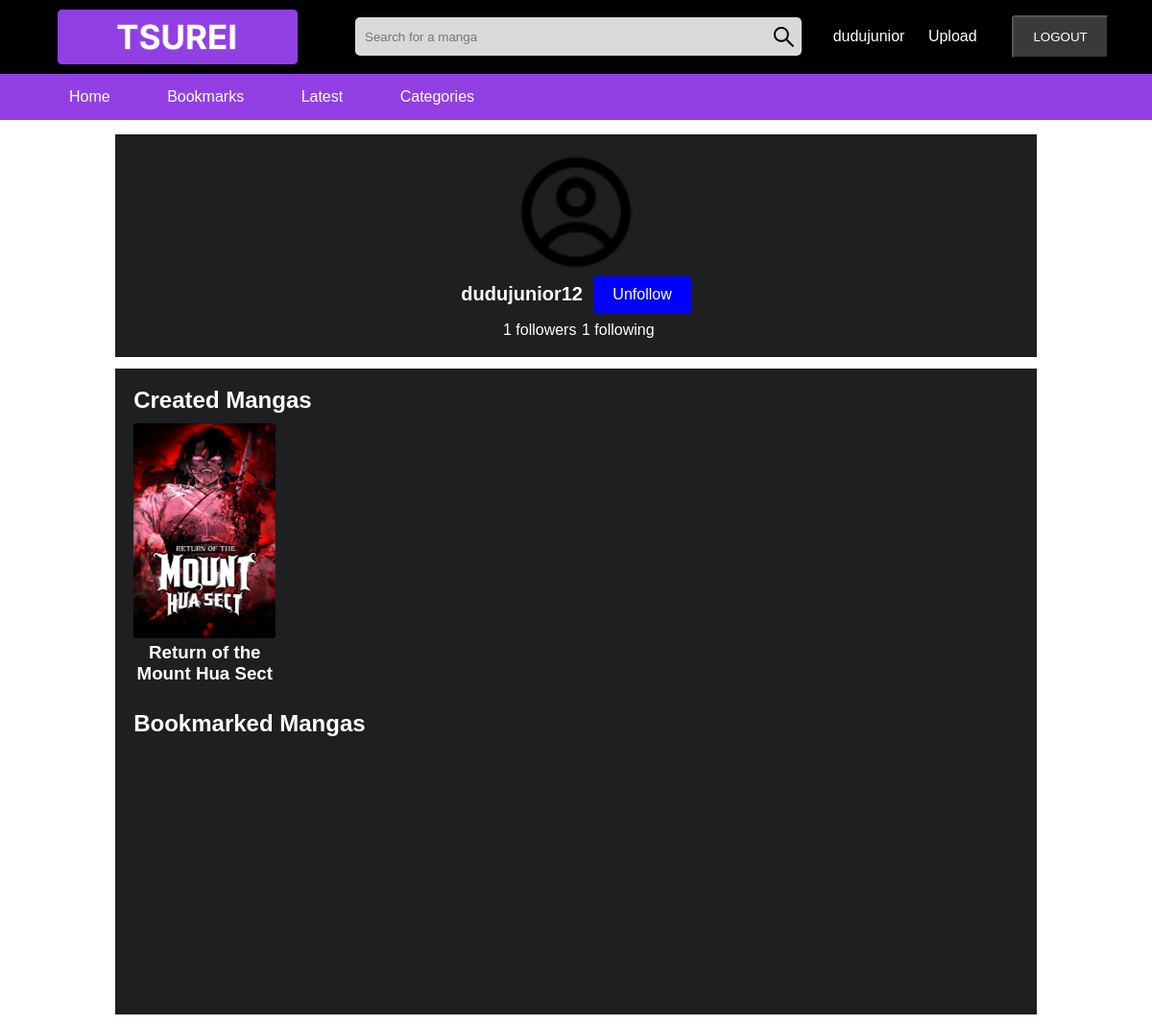
The page /profile/dudujunior12 (signed in) on the database its author committed.
### manga/models.py (models this page shows, shortened)
class User(AbstractUser):
    pass

class Manga(models.Model):
    user = models.ForeignKey(User, on_delete=models.CASCADE)
    author = models.CharField(max_length=50)
    manga_title = models.CharField(max_length=100)
    manga_cover = models.ImageField(upload_to='mangas/')
    summary = models.TextField()
    posted_date = models.DateTimeField(auto_now_add=True)
    status = models.CharField(max_length=20, default="Releasing")

### manga/views.py (the view)
# urls.py: path('profile/<str:username>', views.profile, name="profile"),
def profile(request, username):
    mangas = Manga.objects.all()
    other_user = get_object_or_404(User, username=username)
    created_mangas = Manga.objects.filter(user=other_user)
    bookmarks = Bookmark.objects.filter(user=other_user)
    print(bookmarks)
    bookmarked_mangas = []
    for bookmark in bookmarks:
        bookmarked_manga = Manga.objects.get(manga_title=bookmark.manga.manga_title)
        bookmarked_mangas.append(bookmarked_manga)
    print(bookmarked_mangas)
    if request.user.username != username:
        follow = Follow.objects.filter(user=request.user)
        following = other_user.following.all().count()
        followers = other_user.followers.all().count()
        other_user_follow = {
            "following": following,
            "followers": followers,
        }
        if follow:
            if other_user in follow.first().following.all():
                btn_follow = False
            else:
                btn_follow = True
            other_user_follow["btn-follow"] = btn_follow
            return render(request, "manga/profile.html", {"bookmarked_mangas": bookmarked_mangas, "created_mangas": created_mangas, "username": username, "other_user_follow": other_user_follow})
    return render(request, "manga/profile.html", {"bookmarked_mangas": bookmarked_mangas, "created_mangas": created_mangas, "username": username})

### manga/templates/manga/profile.html (shortened to what this page needs)
{% extends 'manga/layout.html' %}
{% load static %}
{% block head %}
<link rel="stylesheet" href="{% static 'css/profile.css' %}">
{% endblock %}
{% block main %}
<div class="main-container">
    <div class="profile-container">
        <div class="profile">
            <div class="top-info">
                <div class="profile-img">
                    <img src="{% static 'images/gg_profile.png'%}" alt="profile-img">
                </div>
                <div class="info">
                    <p><strong>{{ username }}</strong></p>
                    {% if request.user.username != username %}<button class="btn-follow">{% if other_user_follow.btn_follow %}Follow{% else %}Unfollow{% endif %}</button>{% endif %}
                </div>
            </div>
            <div class="down-info">
                <p>{{ other_user_follow.followers }} followers</p>
                <p>{{ other_user_follow.following }} following</p>
            </div>
        </div>
    </div>
    <div class="slides-container">
        <div class="slide-container">
            <h2>Created Mangas</h2>
            <div class="slide-manga-container swiper swiper2">
                <div class="slide-mangas swiper-wrapper">
                    {% for created_manga in created_mangas %}
                        <div class="slide-manga swiper-slide">
                            <div class="slide-manga-img">
                                <img src="{{ created_manga.manga_cover.url }}">
                            </div>
                            <h3><a href="#">{{ created_manga.manga_title }}</a></h3>
                        </div>
                    {% endfor%}
                </div>
            </div>
        </div>
        <div class="slide-container">
            <h2>Bookmarked Mangas</h2>
            <div class="slide-manga-container swiper swiper2">
                <div class="slide-mangas swiper-wrapper">
                </div>
            </div>
        </div>
    </div>
</div>
{% endblock %}

### manga/templates/manga/layout.html (shortened to what this page needs)
{% load static %}
<!DOCTYPE html>
<html>
    <head>
        <link rel="stylesheet" href="{% static 'css/style.css' %}">
        <link  rel="stylesheet" href="https://unpkg.com/swiper@8/swiper-bundle.min.css"/>
        {% block head %} {% endblock%}
    </head>
    <body>
        <div class="container">
            <div class="header">
                <nav class="nav-1">
                    <div class="logo-container">
                        <a href="{% url 'index' %}"><img class="logo" src="{% static 'images/logo.png' %}" alt="logo-image"></a>
                    </div>
                    <div class="search-container">
                        <input class="search-input" type="text" name="q" placeholder="Search for a manga">
                        <img class="search-img" src="{% static 'images/search.png' %}" alt="search-image">
                    </div>
                    <div class="right-side-btns">
                        {% if not request.user.is_authenticated %}
                            <div class="btn-container">
                                <button>
                                    <a class="btn-login" href="{% url 'login' %}">LOGIN</a>
                                </button>
                            </div>
                            <div class="btn-container">
                                <button>
                                    <a class="btn-register" href="{% url 'register' %}">REGISTER</a>
                                </button>
                            </div>
                        {% else %}
                            <div class="btn-profile">
                                <p>{{request.user.username}}</p>
                            </div>
                            <div class="btn-upload">
                                <a href="{% url 'upload' %}">Upload</a>
                            </div>
                            <div class="btn-container">
                                <button>
                                    <a class="btn-logout" href="{% url 'logout' %}">LOGOUT</a>
                                </button>
                            </div>
                        {% endif %}
                    </div>
                </nav>
                <nav class="nav-2">
                    <div class="nav-2-btns">
                        <ul>
                            <li><a href="#">Home</a></li>
                            <li><a href="#">Bookmarks</a></li>
                            <li><a href="#">Latest</a></li>
                            <li><a href="#">Categories</a></li>
                        </ul>
                    </div>
                </nav>
            </div>
            <div class="main">
                {% block main %}
                {% endblock %}
            </div>
        </div>
    </body>
</html>

### manga/static/css/style.css (style rules this page uses)
* { margin: 0; padding: 0; font-family: Arial, Helvetica, sans-serif; color: white; }
a { text-decoration: none; }
input { color: black; }
.container { width: 100%; min-height: 100vh; }
.header { display: flex; flex-direction: column; width: 100%; }
.nav-1 { width: 100%; padding: 10px 0; display: flex; align-items: center; background-color: black; }
.logo-container { margin-left: 5%; }
.logo { width: 250px; height: auto; display: block; }
.search-container { width: 55%; margin-left: 5%; height: 40px; display: flex; align-items: center; background-color: #D9D9D9; border-radius: 5px; }
.search-input { padding: 0px 10px; width: 96%; height: 100%; background-color: transparent; outline: none; border: none; }
.search-img { width: auto; background-color: transparent; cursor: pointer; padding: 0 5px; }
.right-side-btns { margin-left: 5%; width: auto; height: 45px; display: flex; margin-right: 5%; justify-content: center; align-items: center; }
.btn-profile { margin-right: 10%; }
.btn-upload { margin-right: 15%; }
.btn-container { display: flex; align-items: center; justify-content: space-between; height: 100%; margin-right: 5%; width: 120px; }
.btn-container button { width: 100%; height: 100%; padding: 0px 20px; background-color: #3A3A3A; border-radius: 3px; cursor: pointer; }
.right-side-btns a { text-decoration: none; color: white; }
.nav-2 { width: 100%; background-color: #913FE2; height: 6vh; }
.nav-2-btns { padding-left: 6%; height: 100%; display: flex; flex-direction: row; align-items: center; }
.nav-2-btns ul li { list-style: none; display: inline-block; margin-right: 55px; }
.nav-2-btns ul li a { text-decoration: none; color: white; }
.main { width: 100%; }

### manga/static/css/profile.css (style rules this page uses)
.main-container { margin-top: 15px; height: 100%; display: flex; flex-direction: column; justify-content: center; align-items: center; width: 100%; padding-bottom: 1%; }
.profile-container { height: auto; width: 80%; background-color: #1E1F21; }
.profile { margin: 2%; display: flex; flex-direction: column; justify-content: center; align-items: center; }
.top-info { display: flex; flex-direction: column; justify-content: center; align-items: center; }
.profile-img { width: 124px; height: 124px; }
.profile-img img { width: 100%; height: 100%; max-height: 100%; max-width: 100%; }
.info { padding-top: 2%; display: flex; justify-content: center; align-items: center; }
.top-info p { font-size: 20px; }
.top-info button { outline: none; border: none; background-color: blue; padding: 10px 20px; cursor: pointer; margin-left: 5%; border-radius: 3px; font-size: 16px; }
.down-info { margin-top: 1%; display: flex; justify-content: center; align-items: center; width: 20%; }
.down-info p { padding-left: 3%; }
.slides-container { margin-top: 1%; height: auto; width: 80%; background-color: #1E1F21; }
.slide-container { margin-left: 2%; margin-top: 2%; }
.slide-container h2 { padding-bottom: 1%; }
.slide-mangas { height: 35vh; }
.slide-manga { display: flex; flex-direction: column; height: 100%; }
.slide-manga-img { height: 80%; }
.slide-manga-img img { max-width: 100%; max-height: 100%; width: 100%; height: 100%; border-radius: 3px; display: block; }
.slide-manga h3 { padding-top: 3%; text-align: center; }

### rows shown on the page
User: user.username "dudujunior"
User: username "dudujunior12"
Manga: manga_cover (picture), manga_title "Return of the Mount Hua Sect"

### other values the page prints
{{ other_user_follow.followers }} "1"
{{ other_user_follow.following }} "1"
